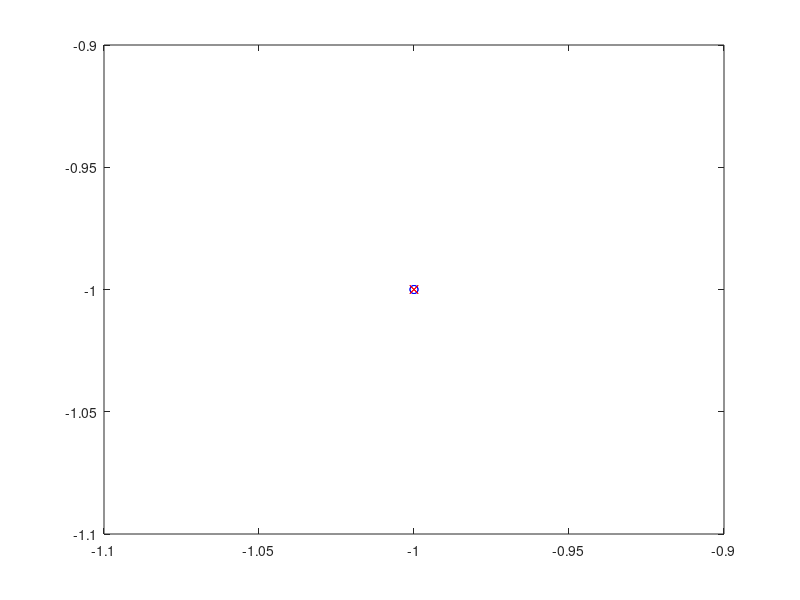

Write MATLAB code to recreate this figure. (Note: this script raises an error after producing the figure.)
clear, close all
addpath('Functions\')
% file_k1000 = 'Results\Conf_RIS_MIMO_Nty8Ntz8Nry8Nrz8D5lt5lr5Nrisx100K100000.mat';
% file_k1 = 'Results\Conf_RIS_MIMO_Nty8Ntz8Nry8Nrz8D5lt5lr5Nrisx100K1.mat';
file_RIS = 'Results\Sweep_dris\DoF_RIS_MIMO_Nty8Ntz8Nry8Nrz8D5lt2lr2Nrisx50K100000.mat';
file_direct = 'Results\Direct_8x8\Conf_direct_MIMO_Nty8Ntz8Nry8Nrz8D5lt5lr5Nrisx50K100000.mat';
file_direct_RIS = 'Results\Sweep_dris\DoF_direct_RIS_MIMO_Nty8Ntz8Nry8Nrz8D5dris3.75lt2lr2Nrisx50K100000.mat';

% addpath(dir_files)


% load("Sweep_k\Conf_RIS_MIMO_Nty16Ntz16Nry16Nrz16D5lt5lr5Nrisx50K1000corre.mat")
% plot(10*log10(K_vec), Indir_output_hold), hold on
% plot(10*log10(K_vec), Indir_output_hold_K1000Solution)
% plot(10*log10(K_vec), Indir_output_hold_anom)
% plot(10*log10(K_vec), Indir_output_hold_focusing),hold off
% legend('Optimal', 'LOS', 'Anomalous reflection', 'Focusing function')

figure(1)

plot(-1,-1, 'k-.'), hold on
plot(-1,-1, 'b-o')
plot(-1,-1, 'r-x')
plot(-1,-1, 'g-')
plot(-1,-1, 'b--o')
plot(-1,-1, 'r--x')
plot(-1,-1, 'g--')



%% Reflected channel
load(file_RIS, 'd_ris_vec', 'N_modes_opt', 'N_modes_focus', 'N_modes_abnormal')


plot(d_ris_vec, N_modes_opt, 'b--o'),hold on
% plot(d_ris_vec, N_modes_RIS_LoS, 'r--')
plot(d_ris_vec, N_modes_focus, 'r--x')
plot(d_ris_vec, N_modes_abnormal, 'g--')

%% Direct channel
load(file_direct,  'N_modes_opt', 'N_modes_focus', 'N_modes_abnormal')
plot(d_ris_vec, N_modes_opt*ones(size(d_ris_vec)), 'k-.')

%% Reflected channel
load(file_direct_RIS, 'd_ris_vec', 'N_modes_opt', 'N_modes_focus', 'N_modes_abnormal')


plot(d_ris_vec, N_modes_opt, 'b-o'),hold on
% plot(d_ris_vec, N_modes_RIS_LoS, 'r--')
plot(d_ris_vec, N_modes_focus, 'r-x')
plot(d_ris_vec, N_modes_abnormal, 'g-'), hold off


%% Tune

legend('Direct channel', 'Direct + reflect channel. Optimal scheme.', 'Direct + reflect channel. Focusing scheme.',...
    'Direct + reflect channel. Anomalous scheme.',...
    'Reflect channel. Optimal scheme.', 'Reflect channel. Focusing scheme.',...
    'Reflect channel. Anomalous scheme.',...
    'Interpreter', 'latex', 'FontSize', 10)
xlabel('$d_{ris}$ (m)', 'Interpreter', 'latex', 'FontSize', 12)
ylabel('$N_{DoF}$', 'Interpreter', 'latex', 'FontSize', 12)
axis([1.25,3.75,1,12]), grid on